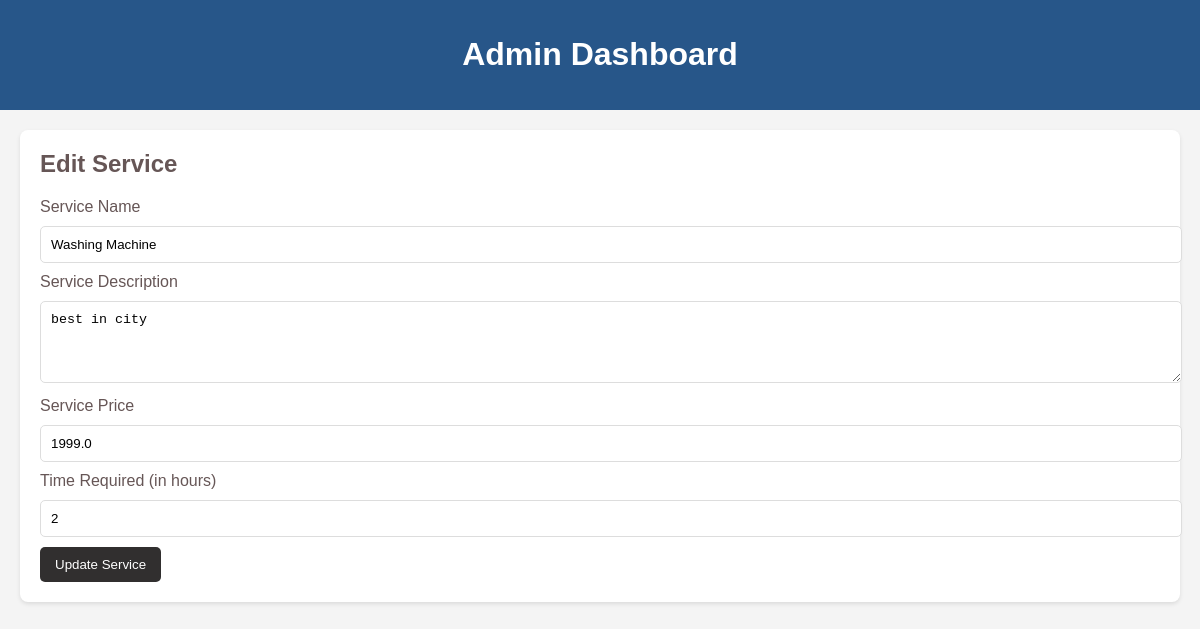
The page /editservice/1 (signed in) on the database its author committed.
### app.py (models this page shows, shortened)
class Service(db.Model, UserMixin):
    __tablename__ = 'service'
    id = db.Column(db.Integer, primary_key=True, autoincrement=True)
    price = db.Column(db.Float, nullable=False)
    time_required = db.Column(db.String(150), nullable=False)
    description = db.Column(db.String(500), nullable=True)
    servicename = db.Column(db.String(150), db.ForeignKey('service_professional.servicename'), nullable=False)
    service_professional = db.relationship('ServiceProfessional', back_populates='services')
    packages = db.relationship('Package', back_populates='service', lazy='joined')

### app.py (the view, shortened to what this page needs)
    @app.route("/editservice/<int:service_id>", methods=["GET", "POST"])
    @login_required
    def edit_service(service_id):
        service = Service.query.get_or_404(service_id)
        return render_template("edit_service.html", service=service)

### app.py (called while the page is built)
@login_manager.user_loader
def load_user(user_id):
    user = db.session.get(Customer, int(user_id))
    if user:
        return user
    user = db.session.get(Admin, int(user_id))
    if user:
        return user
    user = db.session.get(ServiceProfessional, int(user_id))
    return user  # This will return None if no user is found

### templates/edit_service.html (shortened to what this page needs)
<!DOCTYPE html>
<html lang="en">
<head>
    <link rel="stylesheet" href="https://cdnjs.cloudflare.com/ajax/libs/font-awesome/6.0.0-beta3/css/all.min.css">
    <link rel="stylesheet" href="{{ url_for('static', filename='style.css') }}">
</head>
<body>
<div class="header">
    <h1>Admin Dashboard</h1>
</div>
<div class="container">
    <div class="card">
        <h2>Edit Service</h2>
        <form action="{{ url_for('edit_service', service_id=service.id) }}" method="POST">
            <label for="servicename">Service Name</label>
            <input type="text" id="servicename" name="servicename" value="{{ service.servicename }}" required>
            <label for="description">Service Description</label>
            <textarea id="description" name="description" rows="4" required>{{ service.description }}</textarea>
            <label for="price">Service Price</label>
            <input type="number" id="price" name="price" value="{{ service.price }}" min="0" step="0.01" required>
            <label for="time_required">Time Required (in hours)</label>
            <input type="number" id="time_required" name="time_required" value="{{ service.time_required }}" min="0" step="0.1" required>
            <button type="submit">Update Service</button>
        </form>
    </div>
</div>
</body>
</html>

### static/style.css (style rules this page uses)
body { background-color: #808080; color: #665656; }

### templates/edit_service.html (style rules this page uses)
body { font-family: Arial, sans-serif; margin: 0; padding: 0; background-color: #f4f4f4; }
.header { background-color: #275689; color: #fff; padding: 15px 20px; text-align: center; }
.container { margin: 20px; }
.card { background: #fff; padding: 20px; margin-bottom: 20px; border-radius: 8px; box-shadow: 0 2px 4px rgba(0, 0, 0, 0.1); }
h2 { margin-top: 0; }
input[type="text"], input[type="number"], select, textarea { width: 100%; padding: 10px; margin: 10px 0; border: 1px solid #ddd; border-radius: 5px; }
button { background-color: #312f2f; color: #fff; padding: 10px 15px; border: none; border-radius: 5px; cursor: pointer; }

### rows shown on the page
Service: servicename "Washing Machine", description "best in city", price "1999.0", time_required "2"
